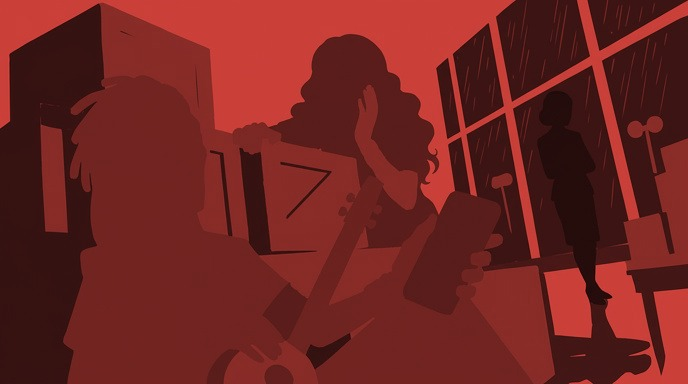
#> input picture vault/06 Assets/generated_cgs/v3/cg_ep1_disaster_s4_sketch_red.jpg, 688 x 384 px
$ python place_red_placeholders.py
#> lines starting #> are read from the running program, lines starting #| are printed output that depends on the picture; after the words box and inside, x2 and y2 are one past the last pixel; in counts of white or black regions, pixels touching at a corner belong together
#!/usr/bin/env python3
"""Place tinted sketch placeholders (set MOOD=disaster|happy) into game/images at every disaster size. Backs up what it replaces."""
import os, shutil, numpy as np
from PIL import Image, ImageDraw
ROOT = os.path.abspath(os.path.join(os.path.dirname(__file__), ".."))
V3 = os.path.join(ROOT, "vault", "06 Assets", "generated_cgs", "v3"); IMG = os.path.join(ROOT, "game", "images")
BK = os.path.join(V3, "_backup_game_images_before_red_placeholders"); os.makedirs(BK, exist_ok=True)
import sys
MOOD = os.environ.get("MOOD","disaster")
SRC_D = {"cg_ep1_disaster": ("ep1_keys", "cg_ep1_disaster_s4_sketch_red.jpg"),
       "cg_ep2_disaster": ("ep2_lisbon", "cg_ep2_disaster_t1_sketch_red.jpg"),
       "cg_ep3_disaster": ("ep3_agreements", "cg_ep3_disaster_s5_sketch_red.jpg"),
       "cg_ep4_disaster": ("ep4_apothecary", "cg_ep4_disaster_s1_sketch_red.jpg")}
SRC_H = {"cg_ep1_happy": ("ep1_keys", "cg_ep1_happy_s3_sketch_green.jpg"),
         "cg_ep2_happy": ("ep2_lisbon", "cg_ep2_happy_s1_sketch_green.jpg"),
         "cg_ep3_happy": ("ep3_agreements", "cg_ep3_happy_s2_sketch_green.jpg"),
         "cg_ep4_happy": ("ep4_apothecary", "cg_ep4_happy_s2_sketch_green.jpg")}
SRC = SRC_H if MOOD == "happy" else SRC_D
def backup(name):
    p = os.path.join(IMG, name)
    if os.path.exists(p) and not os.path.exists(os.path.join(BK, name)): shutil.copy2(p, os.path.join(BK, name))
for key, (ep_id, f) in SRC.items():
    full = Image.open(os.path.join(V3, f)).convert("RGB").resize((1920, 1080), Image.Resampling.LANCZOS)
    for name, im in ((f"{key}.png", full), (f"{key}_thumb.png", full.resize((512, 288), Image.Resampling.LANCZOS))):
        backup(name); im.save(os.path.join(IMG, name))
#> this loop made 2 passes
#> name on passes 1 to 2: 'cg_ep1_disaster.png', 'cg_ep1_disaster_thumb.png'
    w, h = 512, 285
    card = full.resize((w, h), Image.Resampling.LANCZOS).convert("RGBA")
    g = np.zeros((h, w, 4), dtype=np.uint8)
    for y in range(h - 90, h):
        t = (y - (h - 90)) / 89.0; g[y, :, :3] = (24, 14, 9); g[y, :, 3] = int(round(215 * t ** 1.35))
    card = Image.alpha_composite(card, Image.fromarray(g))
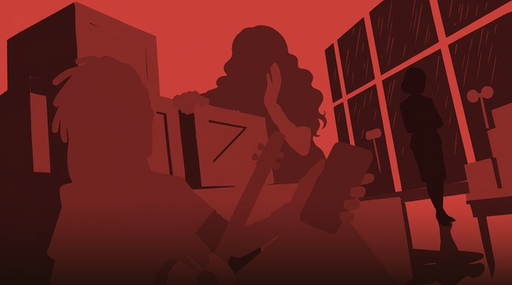
#> card: PIL image 512x285 RGBA; mean R, G, B, A 102.9, 33.7, 30.4, 255
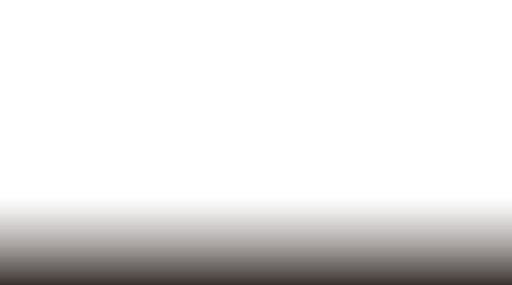
#> g: shape (285, 512, 4); mean R, G, B, A 7.6, 4.4, 2.8, 29; transparent parts drawn white
    m = Image.new("L", (w * 2, h * 2), 0); ImageDraw.Draw(m).rounded_rectangle((0, 0, w * 2 - 1, h * 2 - 1), radius=28, fill=255)
#> after `m = Image.new('L', (w * 2, h * 2), 0)`: m: PIL image 1024x570 L; every value is 0
#> after `ImageDraw.Draw(m).rounded_rectangle((0, 0, w * 2 - 1, h * 2 - 1), radi`:
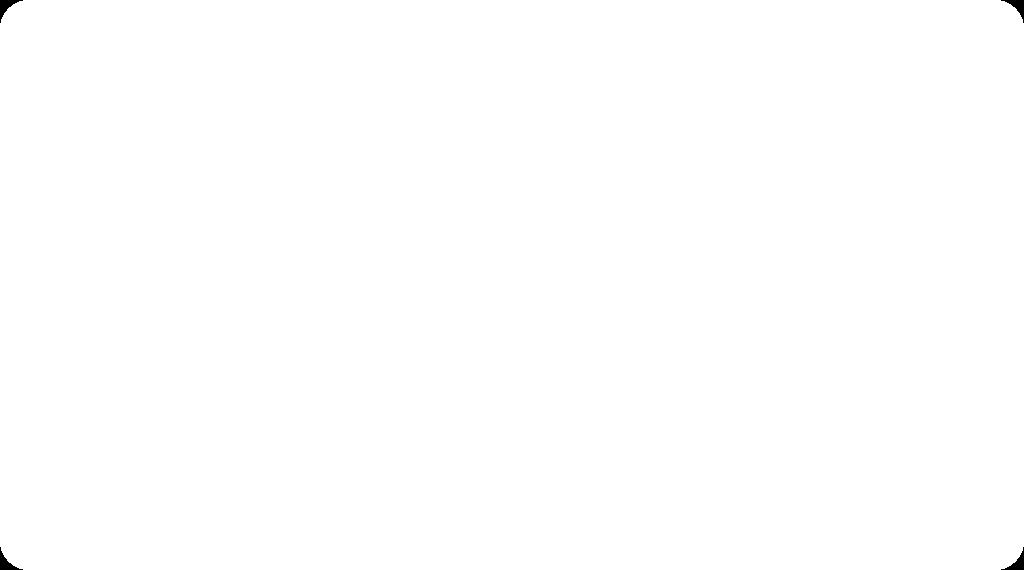
#> m: PIL image 1024x570 L; 99.9% white; 4 black regions, box (x1, y1, x2, y2) and area: (0, 0, 23, 23) 174, (1001, 0, 1024, 23) 174, (0, 547, 23, 570) 174, (1001, 547, 1024, 570) 174
    card.putalpha(m.resize((w, h), Image.Resampling.LANCZOS))
    cn = f"scenario_card_{ep_id}_{MOOD}.png"; backup(cn); card.save(os.path.join(IMG, cn)); print("placed", key, cn)
#> pass 2 of the loop `for key, (ep_id, f) in SRC.items():`:
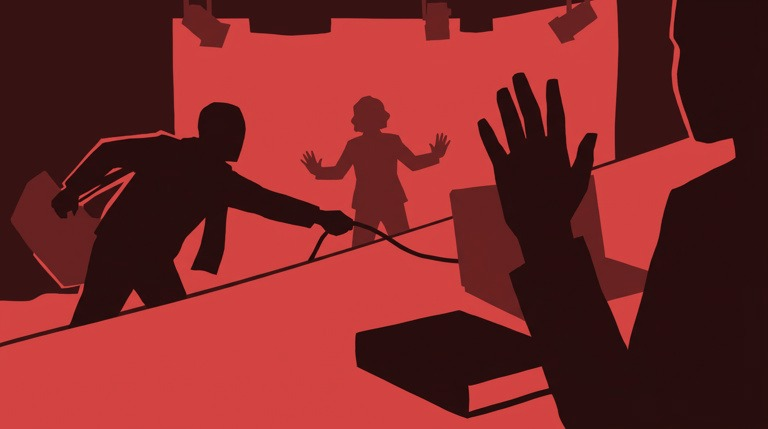
#> input picture vault/06 Assets/generated_cgs/v3/sketches-red-green-placeholder/cg_ep2_disaster_t1_sketch_red.jpg, 768 x 429 px, found by its file name
#> the loop `for name, im in ((f"{key}.png", full), (f"{key}_thumb.png", full.resiz..` made 2 passes
#> pass 2, `backup(name)`:
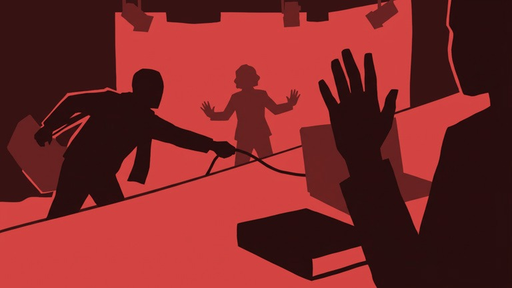
#> saved as cg_ep2_disaster_thumb.png: PIL image 512x288 RGB; mean R, G, B 120.7, 38.8, 38.6
#> `card = Image.alpha_composite(card, Image.fromarray(g))`:
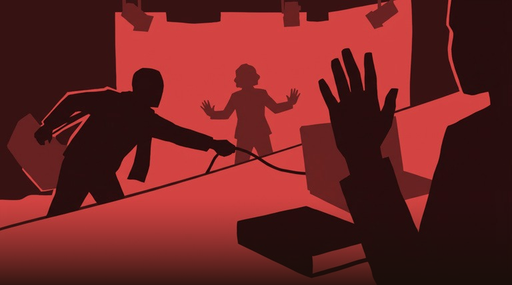
#> card: PIL image 512x285 RGBA; mean R, G, B, A 107.1, 35.2, 34.4, 255
#> pass 3 of the loop `for key, (ep_id, f) in SRC.items():`:
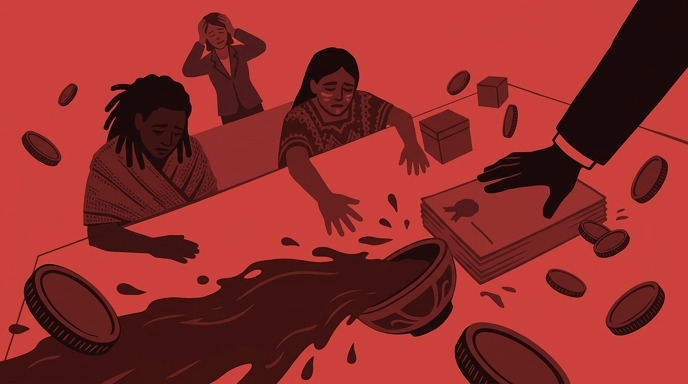
#> input picture vault/06 Assets/generated_cgs/v3/sketches-red-green-placeholder/cg_ep3_disaster_s5_sketch_red.jpg, 688 x 384 px, found by its file name
#> the loop `for name, im in ((f"{key}.png", full), (f"{key}_thumb.png", full.resiz..` made 2 passes
#> pass 2, `backup(name)`:
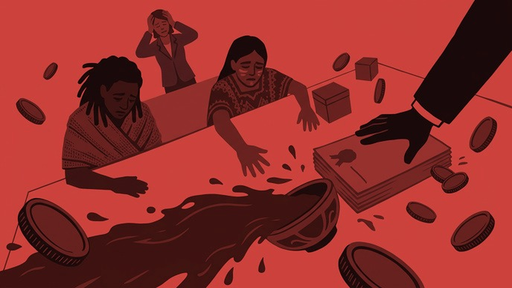
#> saved as cg_ep3_disaster_thumb.png: PIL image 512x288 RGB; mean R, G, B 144.5, 46.2, 42.9
#> `card = Image.alpha_composite(card, Image.fromarray(g))`:
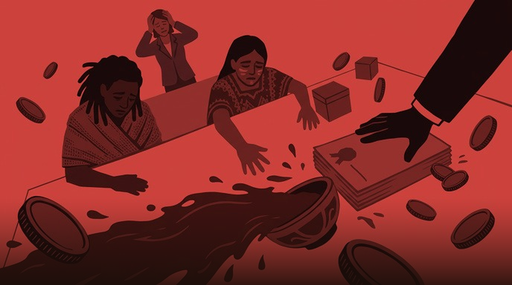
#> card: PIL image 512x285 RGBA; mean R, G, B, A 132.8, 43.3, 39.7, 255
#> the loop made 4 passes; the first 3 are shown
